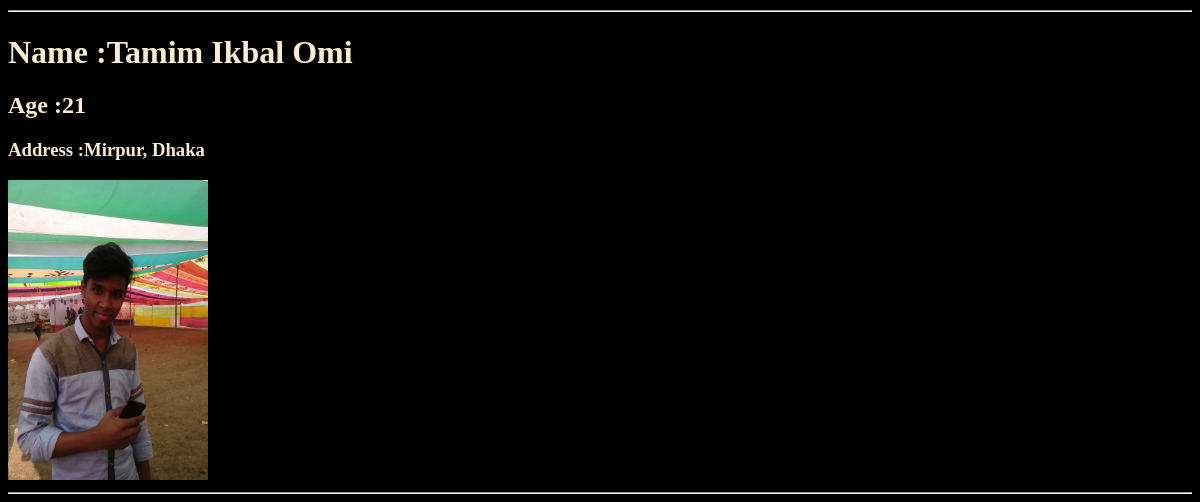
Before: / (lower part) with the older database file.
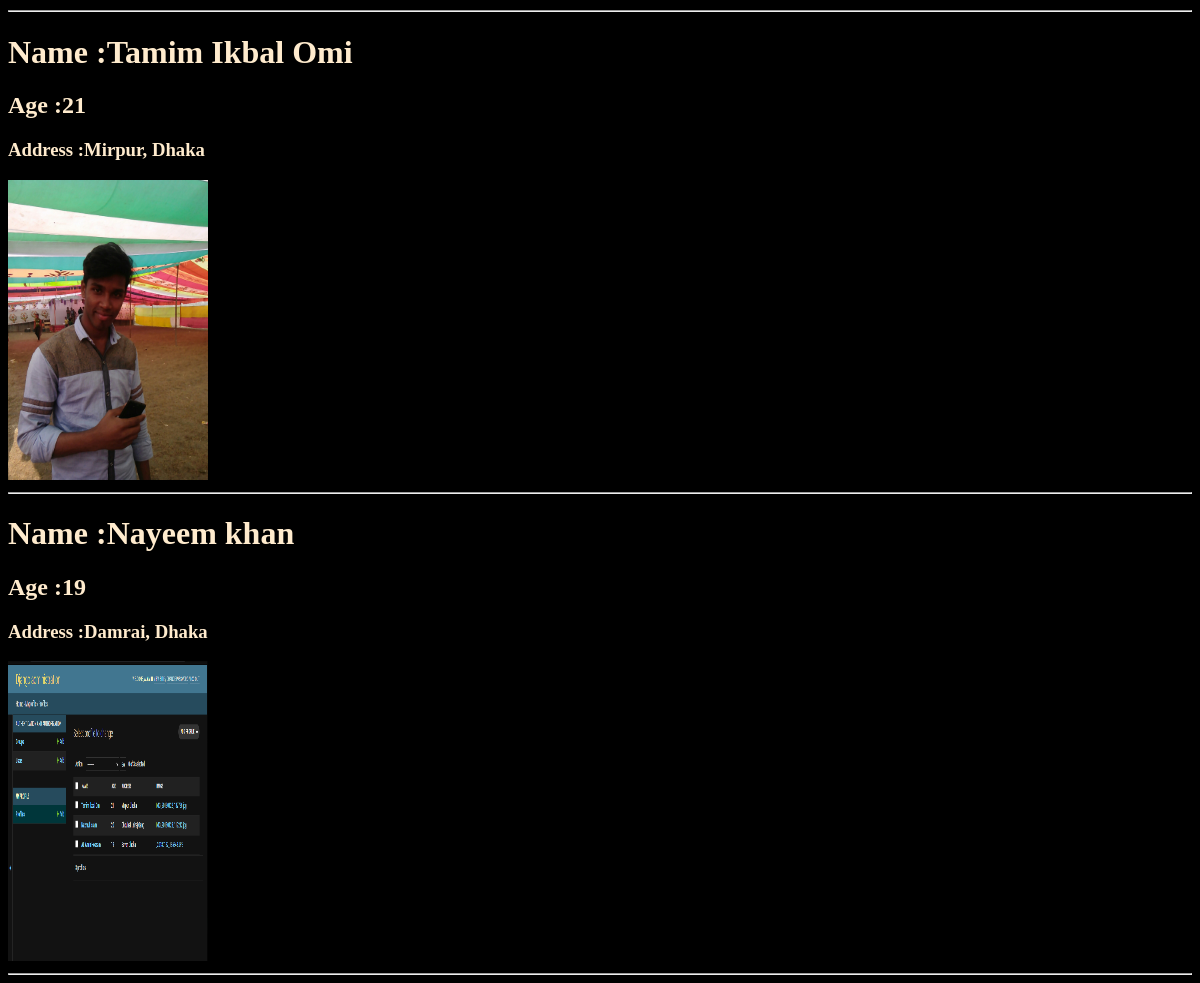
After: the same page with the newer database file.
### myProfile/models.py (models this page shows)
class Profile(models.Model):
    name = models.CharField(max_length=30)
    age = models.IntegerField()
    address = models.TextField()
    image = models.ImageField()

### myProfile/views.py (the view)
# urls.py: path('', views.homepage, name = 'homepage')
def homepage(request):
    profile = Profile.objects.all()
    context = {
        "profile":profile
    }
    return render(request, 'index.html', context)

### templates/index.html (shortened to what this page needs)
<!DOCTYPE html>
<html lang="en">
<head>
</head>
<body>
    {% for i in profile %}
    <h1>Name :{{ i.name }}</h1>
    <h2>Age :{{ i.age }}</h2>
    <h3>Address :{{ i.address }}</h3>
    <img src="{{ i.image.url }}" alt="myInage">
    <hr>
    {% endfor %}
</body>
</html>

Changed rows visible on the page:
added Profile: name "Nayeem khan", age "19", address "Damrai, Dhaka", image (picture)
